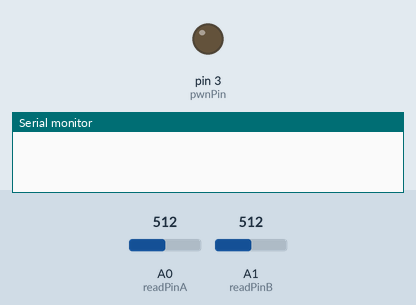
This sketch was run on a simulated Arduino Nano, built with avr-gcc and run on an emulated ATmega328P. On the bench: output pins drawn as LEDs (lit = HIGH), the last lines printed to the serial monitor. Inputs (shaded band) come from the test bench; at power-on: A0 (readPinA) = 512, A1 (readPinB) = 512.

Above: at 1.2 s.
1.3 s: A0 (readPinA) set to 525
At 2.5 s:
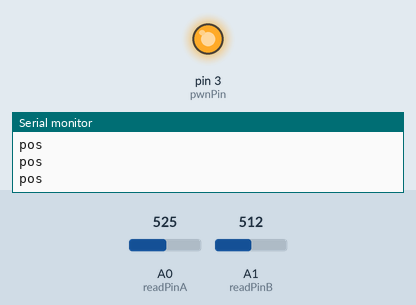
2.8 s: A1 (readPinB) set to 716
Timing chart, 0 to 5.8 s (numbered marks = the images above; inputs shaded):
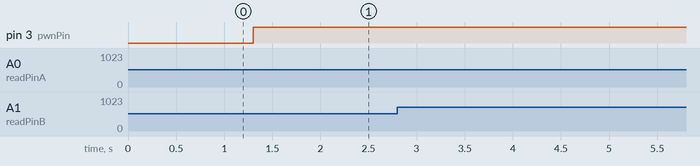

Measured:
- the behaviour switches between 512 and 513 on A0 (readPinA) (found by bisection; images 0 and 1)
- after the input at 1.3 s, pin 3 (pwnPin): LOW → HIGH at once

The sketch:

MotorController.ino
```cpp
#include <Arduino.h>

const int readPinA = A0;
const int readPinB = A1;

const int pwnPin = 3;
const int posDirectionPin = 4;
const int negDirectionPin = 5;
const int8_t threshold = 50;

int a0 = 0;
int a1 = 0;

void setup(){
    Serial.begin(9600);

}

void loop(){
    a0 = a0 + 10*( analogRead(A0) - a0 ) / 100;
    a1 = a1 + 10*( analogRead(A1) - a1 )  / 100;


    if( max(a0,a1) < threshold ){
        digitalWrite(posDirectionPin, LOW);
        digitalWrite(negDirectionPin, LOW);
        digitalWrite(pwnPin, LOW);

    }
    else if(a0>a1){
        digitalWrite(posDirectionPin, HIGH);
        Serial.println("pos");
        digitalWrite(negDirectionPin, LOW);
        analogWrite(pwnPin, 255);
    }
    else if(a0<a1){
        digitalWrite(posDirectionPin, LOW);
        digitalWrite(negDirectionPin, HIGH);
        Serial.println("neg");
        analogWrite(pwnPin, 255);
    }


    delay(10);
}
```
